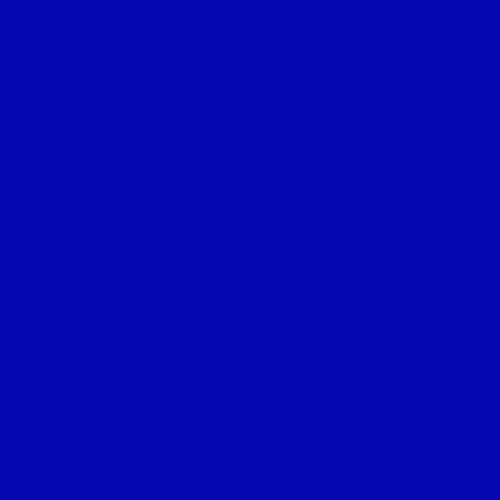
Frame 1 (no input)
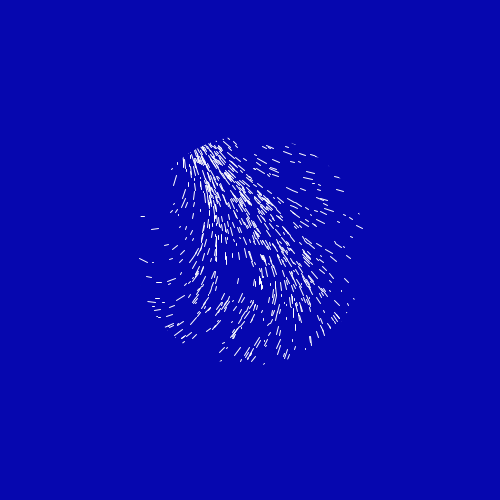
Frame 60 (the mouse pressed at the canvas centre just before this capture)
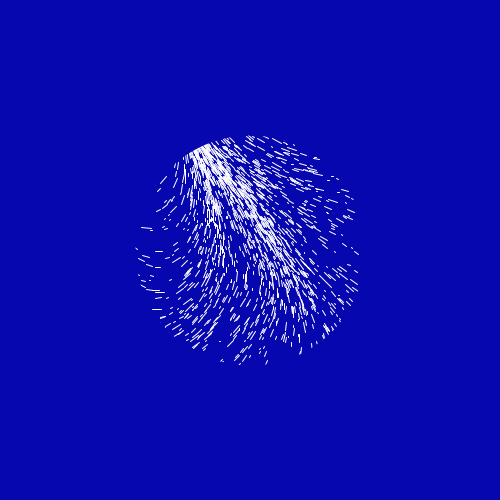
Frame 120 (the mouse held since frame 60 and released just before this capture)

The Processing sketch that drew these frames (run headless with seeded random() and noise(); from frame 60 on, the mouse is pressed at the canvas centre):

// Processing sketch: sketch_12122017
// ── sketch_12122017.pde
ArrayList<Particles> particles;
int count = 0;
boolean restart = false;

void setup(){
  size(500,500);
  smooth();
  particles = new ArrayList<Particles>();
  stroke(255);
}

void draw(){
  background(6,7,175);
  stroke(255);
  strokeWeight(1);
  particles.add(new Particles());
  for(int i = particles.size()-1; i >= 0; i --){
    Particles p = particles.get(i);
    p.display();
    if(p.isDead()){
      particles.remove(i);
    }
  }
  strokeWeight(120);
  stroke(6,7,175);
  noFill();
  ellipse(width/2, height/2, 350, 350);
}
// ── Particle.pde
class Particle{
  PVector p, p01d;
  float stepSize, angle;
  boolean isOutside = false;
  float noiseScale = 500;
  float noiseStrength = 10;
  Particle(){
    p = new PVector(random(10), random(10));
    p01d = new PVector(p.x, p.y);
    stepSize = random(1,10);
  }
  
  void update1(){
    angle = noise(p.x/noiseScale, p.y/noiseScale) * noiseStrength;
    p.x += cos(angle) * stepSize;
    p.y += sin(angle) * stepSize;
    
    if(p.x < 100){
      isOutside = true;
    }else if(p.x > width - 100){
      isOutside = true;
    }else if(p.y < 100){
      isOutside = true;
    }else if(p.y > height - 100){
      isOutside = true;
    }p.limit(1000);
    
        
    if(isOutside){
      p.x = random(width);
      p.y = random(height);
      p01d.set(p);
    }
    
    if(!isOutside){
      line(p01d.x, p01d.y, p.x, p.y);
      p01d.set(p);
    }
    
    isOutside = false;
  }
}
// ── Particles.pde
class Particles {
  float alpha = 255;
  Particle[] particles = new Particle[20];
  Particles(){
    for(int i = 0; i < particles.length; i++){
      particles[i] = new Particle();
    }
  }
  
  boolean isDead(){
    if(alpha <= 0){
      return true;
    }else{
      return false;
    }
  }
  
  void display(){
    alpha-=1;
    for(int i = 0; i < particles.length; i++){
      particles[i].update1();
    }
  }
}
